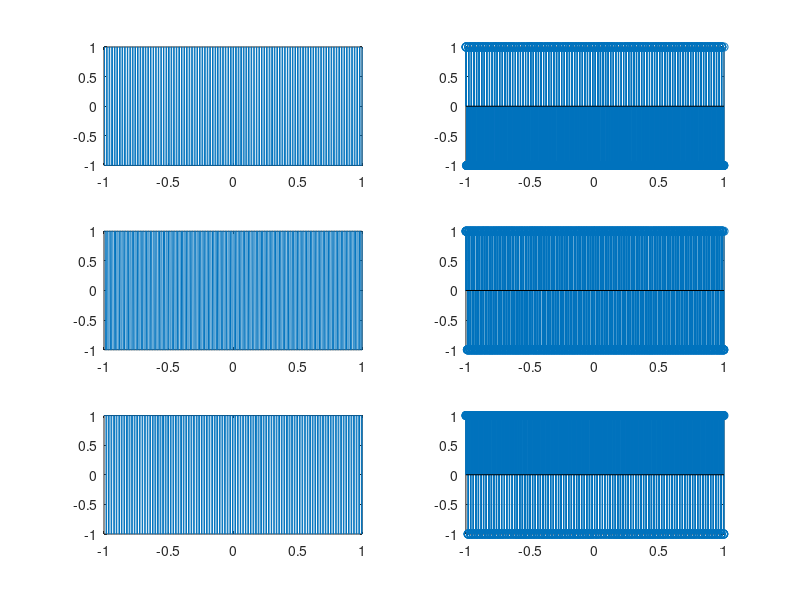

Reproduce this figure in MATLAB.
clc;
close all;
clear all;

t = -1:0.001:1;
y1  = square(2*pi*50*t,25);
y2  = square(2*pi*50*t,50);
y3  = square(2*pi*50*t,75);

subplot(3,2,1)
plot(t,y1);
ylim([-1 1]);
subplot(3,2,2)
stem(t,y1);
subplot(3,2,3)
plot(t,y2);
subplot(3,2,4)
stem(t,y2);
subplot(3,2,5)
plot(t,y3);
subplot(3,2,6)
stem(t,y3);

grid on